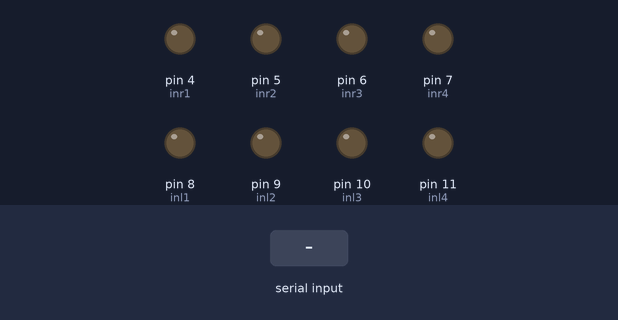
A sketch run on a simulated Arduino Uno, built with avr-gcc and run on an emulated ATmega328P. Parts: output pins drawn as LEDs (lit = HIGH). The test bench sets the inputs (shaded band). What the sketch prints to the serial monitor is not drawn.

Above: at 1.2 s.
1.3 s: "f" received over Serial
At 2.5 s:
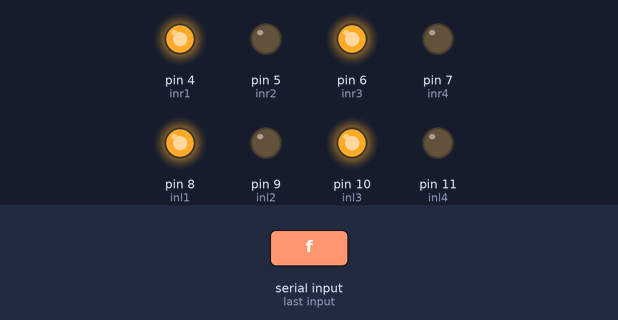
2.8 s: byte 103 ('g') received over Serial
At 3.9 s:
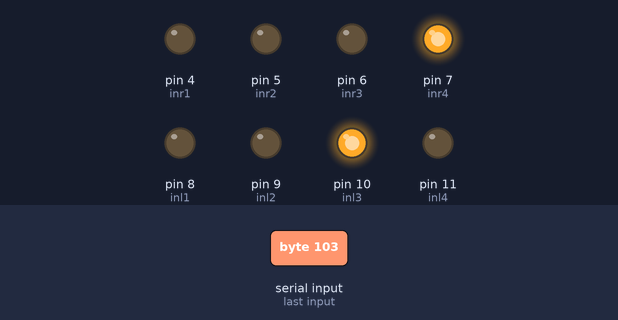
4.3 s: "b" received over Serial
At 4.9 s:
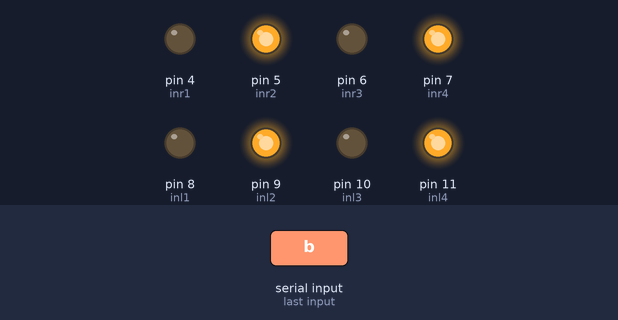
5.8 s: "r" received over Serial
At 6.2 s:
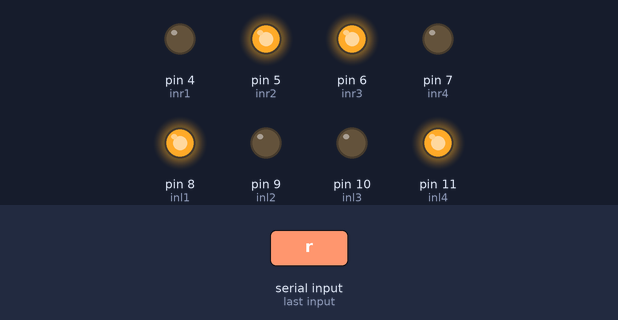
7.3 s: "l" received over Serial
At 8.5 s:
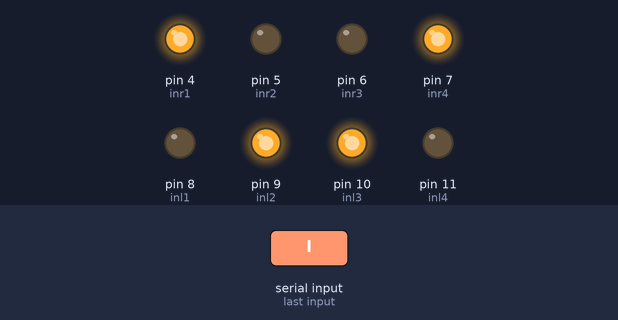
8.8 s: "a" received over Serial
At 9.5 s:
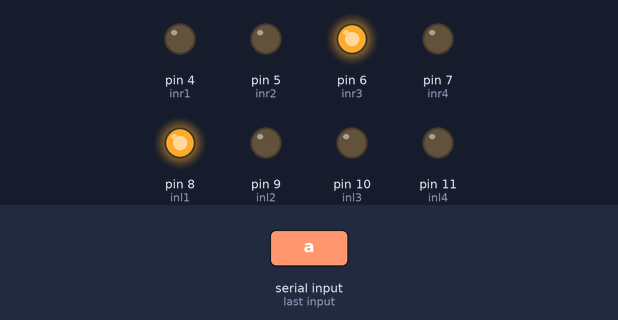
Timing chart, 0 to 11.3 s (numbered marks = the images above; inputs shaded):
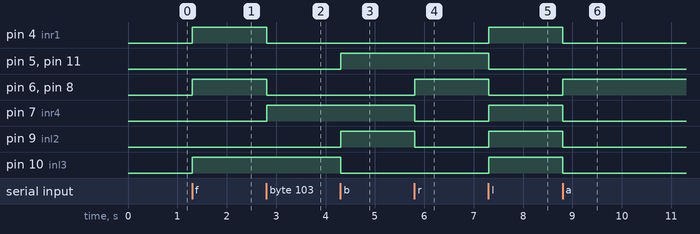

Measured:
- after the input at 1.3 s, pin 4 (inr1), pin 6 (inr3), pin 8 (inl1), pin 10 (inl3): LOW → HIGH at once
- after the input at 2.8 s, pin 4 (inr1), pin 6 (inr3), pin 8 (inl1): HIGH → LOW at once; pin 7 (inr4): LOW → HIGH at once
- after the input at 4.3 s, pin 5 (inr2), pin 9 (inl2), pin 11 (inl4): LOW → HIGH at once; pin 10 (inl3): HIGH → LOW at once
- after the input at 5.8 s, pin 6 (inr3), pin 8 (inl1): LOW → HIGH at once; pin 7 (inr4), pin 9 (inl2): HIGH → LOW at once
- after the input at 7.3 s, pin 4 (inr1), pin 7 (inr4), pin 9 (inl2), pin 10 (inl3): LOW → HIGH at once; pin 5 (inr2), pin 6 (inr3), pin 8 (inl1), pin 11 (inl4): HIGH → LOW at once
- after the input at 8.8 s, pin 4 (inr1), pin 7 (inr4), pin 9 (inl2), pin 10 (inl3): HIGH → LOW at once; pin 6 (inr3), pin 8 (inl1): LOW → HIGH at once

The sketch:

Omni_dir_drive_BT.ino
```cpp
char blueToothVal;
char lastValue;
//Left Wheel
int inl1=8;
int inl2=9;
int inl3=10;
int inl4=11;
//Right wheel
int inr1=4;
int inr2=5;
int inr3=6;
int inr4=7;

void setup() {

  Serial.begin(9600);
  pinMode(inl1,OUTPUT);
  pinMode(inl2,OUTPUT);
  pinMode(inl3,OUTPUT);
  pinMode(inl4,OUTPUT);
  pinMode(inr1,OUTPUT);
  pinMode(inr2,OUTPUT);
  pinMode(inr3,OUTPUT);
  pinMode(inr4,OUTPUT);

  digitalWrite(inl1, LOW);
  digitalWrite(inl2, LOW);
  digitalWrite(inl3, LOW);
  digitalWrite(inl4, LOW);
  digitalWrite(inr1,LOW);
  digitalWrite(inr2, LOW);
  digitalWrite(inr3,LOW);
  digitalWrite(inr4, LOW);
}

void loop() {

  if(Serial.available())
  {
    blueToothVal=Serial.read();
  }
  if(blueToothVal=='f')
  {
  Serial.print("forward");
  //Forward direction
  digitalWrite(inl1, HIGH);
  digitalWrite(inl2, LOW);
  digitalWrite(inl3, HIGH);
  digitalWrite(inl4, LOW);
  digitalWrite(inr1,HIGH);
  digitalWrite(inr2, LOW);
  digitalWrite(inr3,HIGH);
  digitalWrite(inr4, LOW);
  }
  if(blueToothVal=='b')
  {
    Serial.print("back");
  //Backward direction
  digitalWrite(inl1, LOW);
  digitalWrite(inl2, HIGH);
  digitalWrite(inl3, LOW);
  digitalWrite(inl4, HIGH);
  digitalWrite(inr1,LOW);
  digitalWrite(inr2, HIGH);
  digitalWrite(inr3,LOW);
  digitalWrite(inr4,HIGH);
  }
  if(blueToothVal=='r')
  {
    Serial.print("right");
  //Right direction
  digitalWrite(inl1, HIGH);
  digitalWrite(inl2, LOW);
  digitalWrite(inl3, LOW);
  digitalWrite(inl4, HIGH);
  digitalWrite(inr1,LOW);
  digitalWrite(inr2, HIGH);
  digitalWrite(inr3,HIGH);
  digitalWrite(inr4,LOW);

  }
  if(blueToothVal=='l')
  {
    Serial.print("l");
  //Left direction
  digitalWrite(inl1, LOW);
  digitalWrite(inl2, HIGH);
  digitalWrite(inl3, HIGH);
  digitalWrite(inl4, LOW);
  digitalWrite(inr1,HIGH);
  digitalWrite(inr2, LOW);
  digitalWrite(inr3,LOW);
  digitalWrite(inr4,HIGH);
  }
  if(blueToothVal=='a')
  {
    Serial.print("fr");
  //Forward right
  digitalWrite(inl1, HIGH);
  digitalWrite(inl2, LOW);
  digitalWrite(inl3, LOW);
  digitalWrite(inl4, LOW);
  digitalWrite(inr1,LOW);
  digitalWrite(inr2, LOW);
  digitalWrite(inr3,HIGH);
  digitalWrite(inr4,LOW);
  }
  if(blueToothVal=='z')
  {
    Serial.print("fl");
  //Forward Left
  digitalWrite(inl1, LOW);
  digitalWrite(inl2, LOW);
  digitalWrite(inl3, HIGH);
  digitalWrite(inl4, LOW);
  digitalWrite(inr1,HIGH);
  digitalWrite(inr2, LOW);
  digitalWrite(inr3,LOW);
  digitalWrite(inr4,LOW);
  }
  if(blueToothVal=='c')
  {
    Serial.print("br");
  //Backward Right
  digitalWrite(inl1, LOW);
  digitalWrite(inl2, LOW);
  digitalWrite(inl3, LOW);
  digitalWrite(inl4, HIGH);
  digitalWrite(inr1,LOW);
  digitalWrite(inr2, HIGH);
  digitalWrite(inr3,LOW);
  digitalWrite(inr4,LOW);
  }
  if(blueToothVal=='d')
  {
    Serial.print("bl");
  //Backward Left
  digitalWrite(inl1, LOW);
  digitalWrite(inl2, HIGH);
  digitalWrite(inl3, LOW);
  digitalWrite(inl4, LOW);
  digitalWrite(inr1,LOW);
  digitalWrite(inr2, LOW);
  digitalWrite(inr3,LOW);
  digitalWrite(inr4,HIGH);
  }
  if(blueToothVal=='e')
  {
    Serial.print("tr");
  //Turning Right
  digitalWrite(inl1, HIGH);
  digitalWrite(inl2, LOW);
  digitalWrite(inl3, HIGH);
  digitalWrite(inl4, LOW);
  digitalWrite(inr1,LOW);
  digitalWrite(inr2, HIGH);
  digitalWrite(inr3,LOW);
  digitalWrite(inr4, HIGH);
  }
  if(blueToothVal=='i')
  {
    Serial.print("tl");
  //Turning Left
  digitalWrite(inl1, LOW);
  digitalWrite(inl2, HIGH);
  digitalWrite(inl3, LOW);
  digitalWrite(inl4, HIGH);
  digitalWrite(inr1,HIGH);
  digitalWrite(inr2, LOW);
  digitalWrite(inr3,HIGH);
  digitalWrite(inr4, LOW);
  }
  if(blueToothVal=='g')
  {
    Serial.print("la");
  //Lateral Arc
  digitalWrite(inl1, LOW);
  digitalWrite(inl2, LOW);
  digitalWrite(inl3, HIGH);
  digitalWrite(inl4, LOW);
  digitalWrite(inr1,LOW);
  digitalWrite(inr2, LOW);
  digitalWrite(inr3,LOW);
  digitalWrite(inr4, HIGH);
  }

}
```
